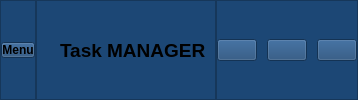
     <widget class="QFrame" name="header_frame">
      <property name="sizePolicy">
       <sizepolicy hsizetype="Preferred" vsizetype="Preferred">
        <horstretch>0</horstretch>
        <verstretch>0</verstretch>
       </sizepolicy>
      </property>
      <property name="styleSheet">
       <string notr="true">background-color: rgb(28, 71, 117);</string>
      </property>
      <property name="frameShape">
       <enum>QFrame::NoFrame</enum>
      </property>
      <property name="frameShadow">
       <enum>QFrame::Raised</enum>
      </property>
      <layout class="QHBoxLayout" name="horizontalLayout">
       <property name="spacing">
        <number>0</number>
       </property>
       <property name="leftMargin">
        <number>0</number>
       </property>
       <property name="topMargin">
        <number>0</number>
       </property>
       <property name="rightMargin">
        <number>0</number>
       </property>
       <property name="bottomMargin">
        <number>0</number>
       </property>
       <item>
        <widget class="QFrame" name="header_left_frame">
         <property name="styleSheet">
          <string notr="true">padding:0;
margin:0;</string>
         </property>
         <property name="frameShape">
          <enum>QFrame::StyledPanel</enum>
         </property>
         <property name="frameShadow">
          <enum>QFrame::Raised</enum>
         </property>
         <layout class="QHBoxLayout" name="horizontalLayout_4">
          <property name="spacing">
           <number>0</number>
          </property>
          <property name="leftMargin">
           <number>0</number>
          </property>
          <property name="topMargin">
           <number>0</number>
          </property>
          <property name="rightMargin">
           <number>0</number>
          </property>
          <property name="bottomMargin">
           <number>0</number>
          </property>
          <item alignment="Qt::AlignLeft">
           <widget class="QPushButton" name="open_close_side_bar_button">
            <property name="font">
             <font>
              <weight>75</weight>
              <bold>true</bold>
             </font>
            </property>
            <property name="styleSheet">
             <string notr="true">margin:0;</string>
            </property>
            <property name="text">
             <string>Menu</string>
            </property>
            <property name="icon">
             <iconset resource="icons.qrc">
              <normaloff>:/icons/align-left.svg</normaloff>:/icons/align-left.svg</iconset>
            </property>
            <property name="iconSize">
             <size>
              <width>32</width>
              <height>32</height>
             </size>
            </property>
           </widget>
          </item>
         </layout>
        </widget>
       </item>
       <item>
        <widget class="QFrame" name="header_center_frame">
         <property name="styleSheet">
          <string notr="true"/>
         </property>
         <property name="frameShape">
          <enum>QFrame::StyledPanel</enum>
         </property>
         <property name="frameShadow">
          <enum>QFrame::Raised</enum>
         </property>
         <layout class="QHBoxLayout" name="horizontalLayout_3">
          <item alignment="Qt::AlignRight">
           <widget class="QLabel" name="label_2">
            <property name="font">
             <font>
              <pointsize>10</pointsize>
             </font>
            </property>
            <property name="text">
             <string/>
            </property>
            <property name="pixmap">
             <pixmap resource="icons.qrc">:/icons/airplay.svg</pixmap>
            </property>
           </widget>
          </item>
          <item>
           <widget class="QLabel" name="label">
            <property name="font">
             <font>
              <pointsize>14</pointsize>
              <weight>75</weight>
              <bold>true</bold>
             </font>
            </property>
            <property name="text">
             <string>Task MANAGER</string>
            </property>
           </widget>
          </item>
         </layout>
        </widget>
       </item>
       <item alignment="Qt::AlignRight">
        <widget class="QFrame" name="header_right_frame">
         <property name="frameShape">
          <enum>QFrame::StyledPanel</enum>
         </property>
         <property name="frameShadow">
          <enum>QFrame::Raised</enum>
         </property>
         <layout class="QHBoxLayout" name="horizontalLayout_2">
          <property name="spacing">
           <number>10</number>
          </property>
          <property name="leftMargin">
           <number>0</number>
          </property>
          <property name="topMargin">
           <number>0</number>
          </property>
          <property name="rightMargin">
           <number>0</number>
          </property>
          <property name="bottomMargin">
           <number>0</number>
          </property>
          <item>
           <widget class="QPushButton" name="minimize_window_button">
            <property name="text">
             <string/>
            </property>
            <property name="icon">
             <iconset resource="icons.qrc">
              <normaloff>:/icons/minus.svg</normaloff>:/icons/minus.svg</iconset>
            </property>
           </widget>
          </item>
          <item>
           <widget class="QPushButton" name="restore_window_button">
            <property name="text">
             <string/>
            </property>
            <property name="icon">
             <iconset resource="icons.qrc">
              <normaloff>:/icons/window-restore-solid.svg</normaloff>:/icons/window-restore-solid.svg</iconset>
            </property>
            <property name="iconSize">
             <size>
              <width>16</width>
              <height>16</height>
             </size>
            </property>
           </widget>
          </item>
          <item>
           <widget class="QPushButton" name="close_window_button">
            <property name="text">
             <string/>
            </property>
            <property name="icon">
             <iconset resource="icons.qrc">
              <normaloff>:/icons/x.svg</normaloff>:/icons/x.svg</iconset>
            </property>
            <property name="iconSize">
             <size>
              <width>16</width>
              <height>16</height>
             </size>
            </property>
           </widget>
          </item>
         </layout>
        </widget>
       </item>
      </layout>
     </widget>
